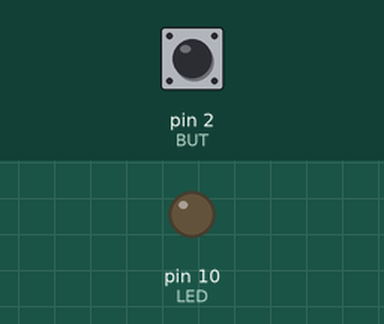
The sketch below on a simulated Arduino Uno, built with avr-gcc and run on an emulated ATmega328P. Parts: output pins drawn as LEDs (lit = HIGH). Inputs (shaded band) come from the test bench; at power-on: pin 2 (BUT) HIGH.

Above: at 1.2 s.
1.3 s: pin 2 (BUT) pulled LOW for 0.15 s
At 1.8 s:
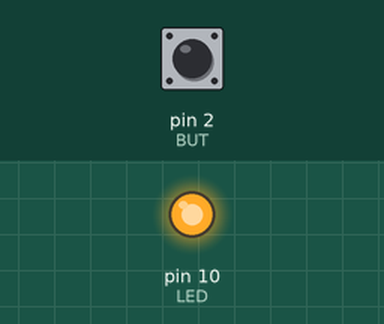
2.9 s: pin 2 (BUT) pulled LOW for 1 s
At 4.3 s:
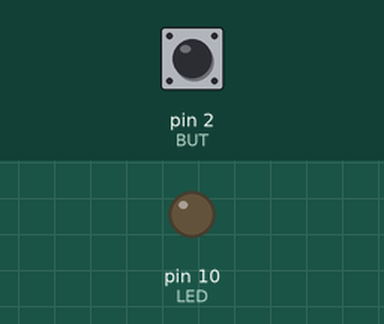
5.4 s: pin 2 (BUT) pulled LOW for 3.2 s
At 6.2 s:
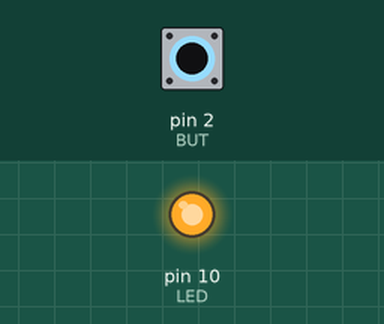
Timing chart, 0 to 8.4 s (numbered marks = the images above; inputs shaded):
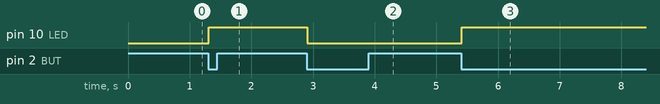

Measured:
- after the input at 1.3 s, pin 10 (LED): LOW → HIGH at once
- after the input at 2.9 s, pin 10 (LED): HIGH → LOW at once
- after the input at 5.4 s, pin 10 (LED): LOW → HIGH at once

The sketch:

keyssvet.ino
```cpp
#define LED 10
#define BUT 2

boolean buttonWasUp = true;
boolean ledEnabled = false;

void setup() {
  pinMode(LED, OUTPUT);
  pinMode(BUT, INPUT_PULLUP);
}

void loop() {
  boolean buttonIsUp = digitalRead(BUT);
  if (buttonWasUp && !buttonIsUp) {
     delay(10);
     buttonIsUp = digitalRead(BUT);
     if (!buttonIsUp) {
        ledEnabled = !ledEnabled;
        digitalWrite(LED, ledEnabled);
     }
  }
   buttonWasUp = buttonIsUp;
}
```
